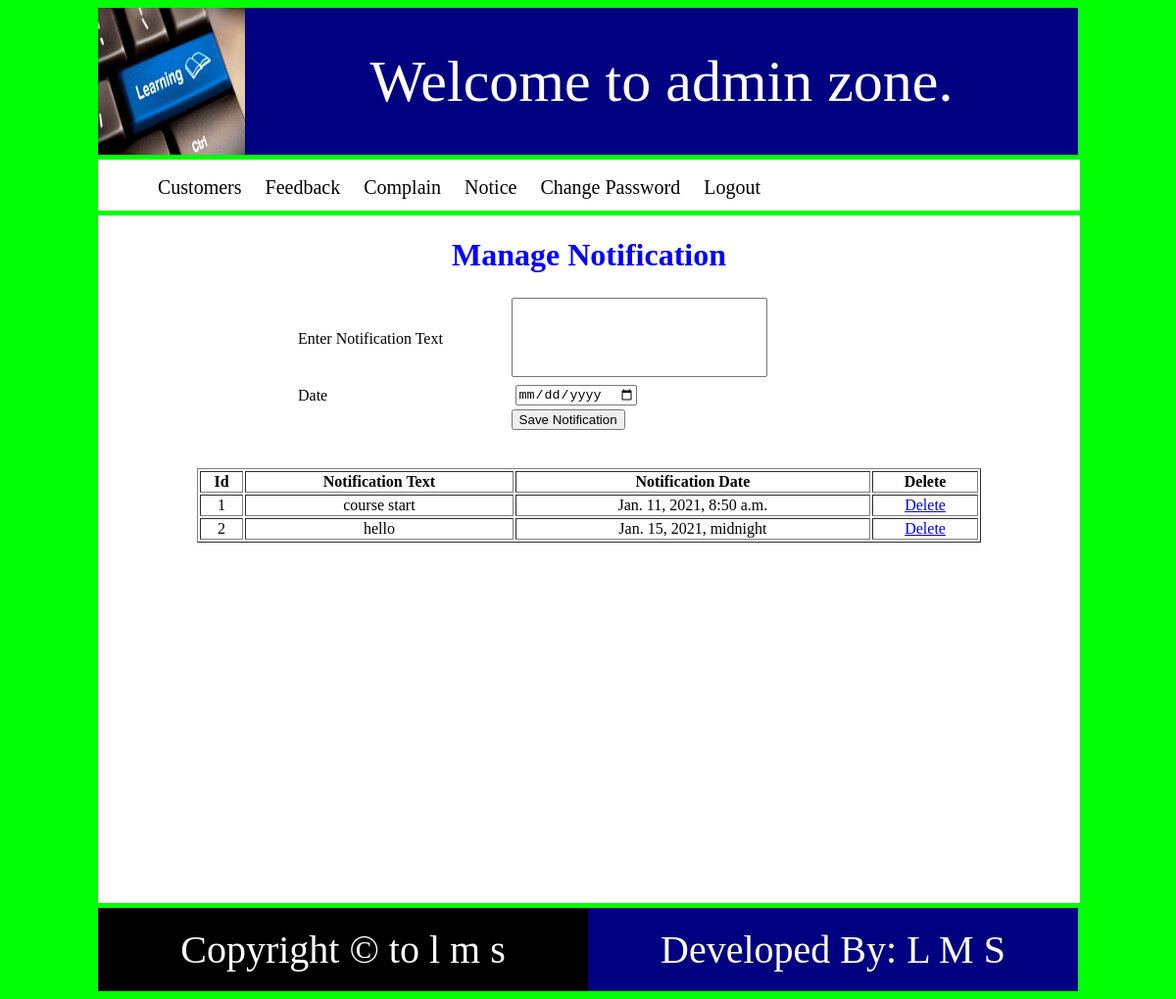
The app's page /adminzone/anotification (signed in) with its own data.
### sczone/models.py (models this page shows)
class Notification(models.Model):
    text=models.CharField(max_length=200)
    date=models.DateTimeField()

### adminzone/views.py (the view)
def anotification(request):
    try:
        if request.session['adminid']:
            nf=Notification.objects.all()
            return render(request,'anotification.html',{'nf':nf})
    except KeyError:
        return render(request, 'adminlogin.html')

### adminzone/templates/anotification.html (shortened to what this page needs)
{% extends "adminparent.html" %}
{% block body %}
<h1 style="color:blue;text-align:center;">
    Manage Notification
</h1>
<form action="{% url 'adminzone:addnotification' %}" method="post">
    <table style="width:60%;margin:0 auto;">
        <tr>
            <td>Enter Notification Text</td>
            <td>
                <textarea name="text" rows="5" cols="30" style="resize:none;"></textarea>
            </td>
        </tr>
        <tr><td>Date</td>
            <td>&nbsp;<input type="date" name="date"></td>
        </tr>
        <tr>
            <td></td>
            <td>
                <input type="submit" value="Save Notification"/>
            </td>
        </tr>
    </table>
    <br/><br/>
    <table style="width:80%;margin:0 auto;text-align:center;" border="1">
        <tr>
            <th>Id</th>
            <th>Notification Text</th>
            <th>Notification Date</th>
            <th>Delete</th>
        </tr>
        {% for n in nf %}
        <tr>
            <td>{{n.id}}</td>
            <td>{{n.text}}</td>
            <td>{{n.date}}</td>
            <td>
                <a href="{% url 'adminzone:deletenotification' id=n.id %}">Delete</a>
            </td>
        </tr>
        {% endfor %}
    </table>
</form>
{% endblock body %}

### records on screen
Notification: id "1", text "course start", date "Jan. 11, 2021, 8:50 a.m."
Notification: id "2", text "hello", date "Jan. 15, 2021, midnight"
